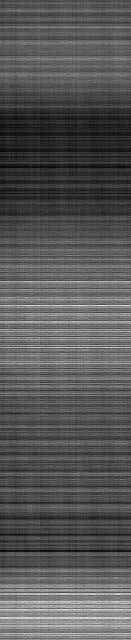
#> input picture image_stitch_visualizer/pseudo_image/dark_ref_exp_2500.png, 131 x 640 px; its folder holds only this picture in this run
$ python -i correct.py   (imports and definitions only)
#> lines starting #> are read from the running program, lines starting #| are printed output that depends on the picture; after the words box and inside, x2 and y2 are one past the last pixel; in counts of white or black regions, pixels touching at a corner belong together
#> further down, picture is the input picture: shape (640, 131); min 0, max 255, mean 87.2
### preprocessing_pipeline/collection_pipeline/common.py
"""Shared machinery for both capture modes: stitching, raw archiving,
calibration resolution/caching, checkerboard geometry, resampling.

Nothing in here is mode-specific. The two corrections live in
transmittance_scripts/correct.py and reflectance_scripts/correct.py, and the
per-capture driver is process.py.

Three things here are new relative to the dry-run scripts, all for the volume
this collection implies (~100 captures/day for five days):

  * stitch() reads the capture directory on a thread pool and, in the SAME
    pass, writes the archived capture.bin. The dry-run scripts read the raw
    bytes once to stitch and then walked the directory again to move ~3,300
    files; this reads each line exactly once and writes one file. Measured on a
    real 3,276-line capture: 9.1s -> 2.1s, byte-identical cube.

  * calibration frames (dark/white medians) and the checkerboard scan-axis
    factor are cached on disk, keyed on the contents of the capture directory
    that produced them. A dish is one run of process.py, and re-deriving the
    same dark frame from 168 .bin files 100 times a day is pure waste. Any
    change to the calibration directory (new file, changed size, new mtime)
    changes the key, so a stale cache cannot be used silently -- and the
    resolved path plus its cache status is printed on every run.

  * the geometry measurement is ONE implementation, used by both modes. The
    dry-run transmission script measured the board with mean corner-to-corner
    step lengths, which are the column norms of the lattice map and are not
    rotation-invariant; the reflectance script fits the lattice properly and
    takes row norms, which are. On an axis-aligned board they agree, on a
    rotated one they do not, so the correct one is used for both. See
    fit_lattice's docstring for the algebra.
"""

import hashlib
import json
import os
import shutil
import statistics
import sys
from concurrent.futures import ThreadPoolExecutor
from pathlib import Path

import cv2
import numpy as np

# hsi_save_load's own import path assumes a wider jarvis_gui package that is
# not in this checkout, so import the local copy directly.
sys.path.insert(0, str(Path(__file__).resolve().parent / "loadstich"))
from hsi_save_load import load_hsi  # noqa: E402

WIDTH = 640          # spatial pixels per line
CHANNELS = 224       # spectral bands per line
FULL_SCALE = 4095    # 12-bit sensor; at or above this a pixel is clipped
# One Mono12Packed line: 640 px x 224 bands x 12 bits / 8.
LINE_BYTES = WIDTH * CHANNELS * 3 // 2

ROOT = Path(__file__).resolve().parent

WARNINGS = []


def warn(msg):
    """Record a warning and print it. Collected into the run's meta.json."""
    WARNINGS.append(msg)
    print(f"  WARNING: {msg}")


def reset_warnings():
    WARNINGS.clear()


# [146 lines left out: functions runs, json_safe, free_bytes, check_space, _mount_of, line_files and 3 more, not called in this run]


def _stamp(epoch):
    import datetime
    return datetime.datetime.fromtimestamp(epoch).strftime("%Y-%m-%d %H:%M")


# [234 lines left out: functions capture_key, combine_keys, cached_npz, stitch, archive_capture, load_capture_bin and 2 more, not called in this run]


# --------------------------------------------------------------- geometry --
# Corner detection is the CLASSIC cv2.findChessboardCorners plus cornerSubPix,
# deliberately NOT findChessboardCornersSB. Benchmarked against synthetically
# rendered boards of known cell size, SB's measured axis ratio is off by -7% at
# 2.1:1 anisotropy and -15% at 3.2:1, and its detection rate collapses above
# ~6:1; the classic detector plus sub-pixel refinement stays within 0.16% from
# 1:1 all the way to 14:1. The scan axis here is routinely oversampled 2-4x,
# squarely where SB fails.
#
# For the same reason there is no scan-axis "pre-compression" search. That
# existed to make the board look square enough to detect; with the classic
# detector it is unnecessary, and resampling before measuring can only discard
# scan-axis information. Everything is detected and measured at native resolution.
CHECKERBOARD_FLAGS = cv2.CALIB_CB_ADAPTIVE_THRESH | cv2.CALIB_CB_NORMALIZE_IMAGE
SUBPIX_CRITERIA = (cv2.TERM_CRITERIA_EPS + cv2.TERM_CRITERIA_MAX_ITER, 60, 0.001)

# Acceptance thresholds, set from measured behaviour on the dry-run captures:
# real boards fit the lattice model at rms 0.17-0.51px with 1.3-2.1deg of skew,
# while spurious "boards" the detector finds in the kernel well grid sit at rms
# 4-11px. The gap is nearly an order of magnitude.
FIT_RMS_WARN_PX = 0.6
FIT_RMS_REJECT_PX = 1.5
SKEW_WARN_DEG = 3.0
SKEW_REJECT_DEG = 10.0
BOARD_DISAGREE_WARN = 0.02      # fractional spread across boards worth flagging
FX_SANITY_RANGE = (0.02, 50.0)  # a correction outside this is a bug, not a measurement
TILE_WINDOWS = (160, 320, 640)  # fallback sweep: window sizes, each stepped at 50% overlap


# [537 lines left out: functions render_detection_gray, _ideal_lattice, fit_lattice, _subpix_window, _detect_raw, _measure and 12 more, not called in this run]

### preprocessing_pipeline/collection_pipeline/reflectance_scripts/correct.py
"""REFLECTANCE correction: dark subtraction -> per-row tape white -> scan-axis
geometry -> greyscale preview.

    reflectance = (r0 - D) / (W - D)

There is no dedicated white capture in this mode. The white reference is the two
teflon tape strips that sit in the frame with the dish, so both halves of that
ratio come out of the same capture and (W - D) is measured per spatial row
rather than assumed flat.

Stage 1 -- dark frame
---------------------
The mean (width, channels) frame over the dark capture's lines. The push-broom
sensor's dark current/offset is fixed per (spatial pixel, band), not per scene,
so one averaged frame is the correction target for every line of the scan.

Mean, not median, here: this is what the dry-run reflectance pipeline was
validated on, and switching the collapse would change every corrected value by a
small amount for no measured gain. (Transmittance uses a median, where a single
stray line in a 27-line dark moved the result by percent-level.)

Stage 2 -- dark subtraction
---------------------------
clip(r0 - D, 0), broadcast over the scan-line axis. Unlike transmittance this
DOES clip negatives: the reflectance scene is bright everywhere, so a negative
here is noise about zero rather than the weak signal a clip would bias.

Stage 3 -- tape-strip detection
-------------------------------
The two tape strips are captured at the start and end of the scan, so they are
bright blobs near the two ends of the scan-line axis, not at fixed width
positions. Each blob is irregular and does not span the full 640 px, so
detection recovers each blob's true per-row extent: a two-stage locate/refine,
because a single percentile or Otsu pass either merges the tape with the dish or
clips the blob's dimmer edges.

Everything outside the two blobs' column span is pre/post-scan padding -- not
tape, dish or kernel -- and is cropped, which is also what keeps the corrected
cube down from ~1.9 GB to ~0.5 GB.

Stage 4 -- per-row white reference
----------------------------------
white_ref[row, band] is the 75th percentile of that row's dark-subtracted tape
pixels, both blobs pooled. Only rows holding a reliable share of tape are
measured: a blob tapers off over several rows before its coverage reaches zero,
and those boundary rows hold a handful of pixels that are themselves part tape,
part background, so they read dim. Their percentile is noisy AND biased low, and
taking it as known white makes reflectance overshoot by however much the bias is
-- on the dry-run captures the left blob tapered across rows 0-5 (111 px in row 0
against ~300 in the interior) and its white came out up to 30% low there, sending
reflectance to 1.33 on a scene the rest of the frame put at 1.00. Roughly 1500
px, enough to hijack any min-max stretch downstream.

Demoting those rows also protects every row past them: np.interp
flat-extrapolates beyond the last known row, so one bad boundary row would
otherwise be inherited by the whole uncovered run beyond it instead of the stable
interior plateau.

Stage 5 -- scan-axis geometry
-----------------------------
The push-broom scan axis is stretched relative to the 640 px optical axis by
however much faster or slower the stage moved than the frame rate, and the two
in-scene checkerboards of known cell geometry give the factor that undoes it.
Both boards are measured independently, judged against the lattice model, and
only then pooled -- boards on different planes disagree, and that disagreement is
a lower bound on the correction's error off the plane it was measured on.

Two things this cannot determine on its own are explicit config values rather
than assumptions: REFL_CELL_SIZE (the target's true cell, if not square) and
REFL_PLANE_FACTOR (the kernels not being on the boards' plane). Both are echoed
in the log on every run, including when they are no-ops. Note they are two names
for one multiplier: setting both double-counts.

Stage 6 -- preview
------------------
The corrected cube collapsed to greyscale (mean across all 224 bands, stretched
between the 1st and 99th percentile). Percentiles, not min/max: the
checkerboards' paper backing out-reflects the teflon tape the cube is referenced
to, so it sits above 1.0 and would otherwise claim the whole white point.
Clipping at a percentile also keeps two captures roughly comparable, which a
stretch anchored to each one's own extremes does not.
"""

import sys
from pathlib import Path

import cv2
import numpy as np
from PIL import Image

sys.path.insert(0, str(Path(__file__).resolve().parent.parent))
import common  # noqa: E402
from common import (FULL_SCALE, cached_npz, capture_key, combine_keys,  # noqa: E402
                    describe, json_safe, load_cube, measure_geometry, reference_frame,
                    resample, resolve_calibration, warn)

CALIBRATION = Path(__file__).resolve().parent / "calibration"
CACHE = CALIBRATION / ".cache"


# ------------------------------------------------------------------ stage 2 --
# [25 lines left out: functions apply_dark_correction, _largest_component, not called in this run]


def find_tape_blobs(gray, pct=85.0, open_k=9, close_k=25, min_area_frac=0.02, k=2, pad=30):
    """Top-k tape blobs -> list of full-frame bool masks, each at its TRUE extent.

    Two-stage locate/refine: a single percentile or Otsu pass either merges the
    tape with the dish or clips the blob's dimmer edges.
    """
#> called with pct = 85, open_k = 9, close_k = 25, min_area_frac = 0.02, k = 2, pad = 30
    H, W = gray.shape
#> H = 640; W = 131
    g8 = np.clip((gray - gray.min()) / (gray.max() - gray.min() + 1e-9) * 255,
                 0, 255).astype(np.uint8)

    thr = np.percentile(g8, pct)
#> thr = 120
    mask = (g8 > thr).astype(np.uint8) * 255
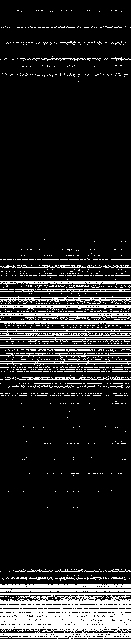
#> mask: shape (640, 131); 14.8% white; 895 white regions (861 under 20 px), largest, box (x1, y1, x2, y2) and area: (0, 593, 131, 640) 4812, (0, 329, 131, 336) 513, (0, 584, 131, 588) 489
    mask = cv2.morphologyEx(mask, cv2.MORPH_OPEN, np.ones((open_k, open_k), np.uint8))
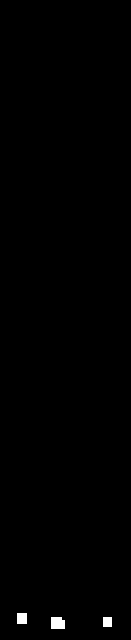
#> mask: shape (640, 131); 0.43% white; 3 white regions, box (x1, y1, x2, y2) and area: (51, 617, 65, 629) 159, (17, 613, 27, 624) 110, (103, 617, 112, 627) 90
    mask = cv2.morphologyEx(mask, cv2.MORPH_CLOSE, np.ones((close_k, close_k), np.uint8))
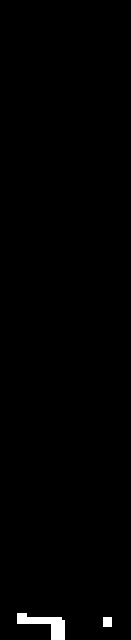
#> mask: shape (640, 131); 0.81% white; 2 white regions, box (x1, y1, x2, y2) and area: (17, 613, 65, 640) 591, (103, 617, 112, 627) 90
    n, labels, stats, _ = cv2.connectedComponentsWithStats(mask, connectivity=8)
#> labels: shape (640, 131) int32; 3 distinct labels, from 0 to 2
#> n = 3; stats = [[0, 0, 131, 640, 83159], [17, 613, 48, 27, 591], [103, 617, 9, 10, 90]]
    areas = stats[1:, cv2.CC_STAT_AREA]                     # skip label 0 (background)
#> areas = [591, 90]
    min_area = min_area_frac * H * W
#> min_area = 1676.8
    candidates = [1 + i for i in range(len(areas)) if areas[i] >= min_area]
#> candidates = []
    if len(candidates) < k:
        warn(f"only {len(candidates)} tape candidate(s) >= {min_area_frac * 100:.0f}% of "
             f"frame area found (wanted {k}); continuing with what's available. The white "
             f"reference is interpolated across every row a blob does not cover.")
    candidates.sort(key=lambda lab: stats[lab, cv2.CC_STAT_AREA], reverse=True)
    top = sorted(candidates[:k], key=lambda lab: stats[lab, cv2.CC_STAT_LEFT])  # L-to-R
#> top = []

    refined = []
    for lab in top:
        x, y, w, h, _ = stats[lab]
        x0, x1 = max(0, x - pad), min(W, x + w + pad)
        _, crop_mask = cv2.threshold(g8[:, x0:x1], 0, 255,
                                     cv2.THRESH_BINARY + cv2.THRESH_OTSU)
        local = _largest_component(crop_mask, open_k=5)
        if local is None:
            warn(f"refinement failed for the tape blob at columns [{x0}:{x1}]; skipping it.")
            continue
        full = np.zeros((H, W), bool)
        full[:, x0:x1] = local
        refined.append(full)
#> this loop made 0 passes
#> after the loop, refined = []
    return refined


# [288 lines left out: functions tape_saturation, tape_column_span, build_white_reference, apply_white_correction, intensity_preview, load_calibration and 1 more, not called in this run]

>>> import cv2
>>> picture = cv2.imread('../../../image_stitch_visualizer/pseudo_image/dark_ref_exp_2500.png', cv2.IMREAD_GRAYSCALE)
>>> result = find_tape_blobs(picture)
#> result = []
